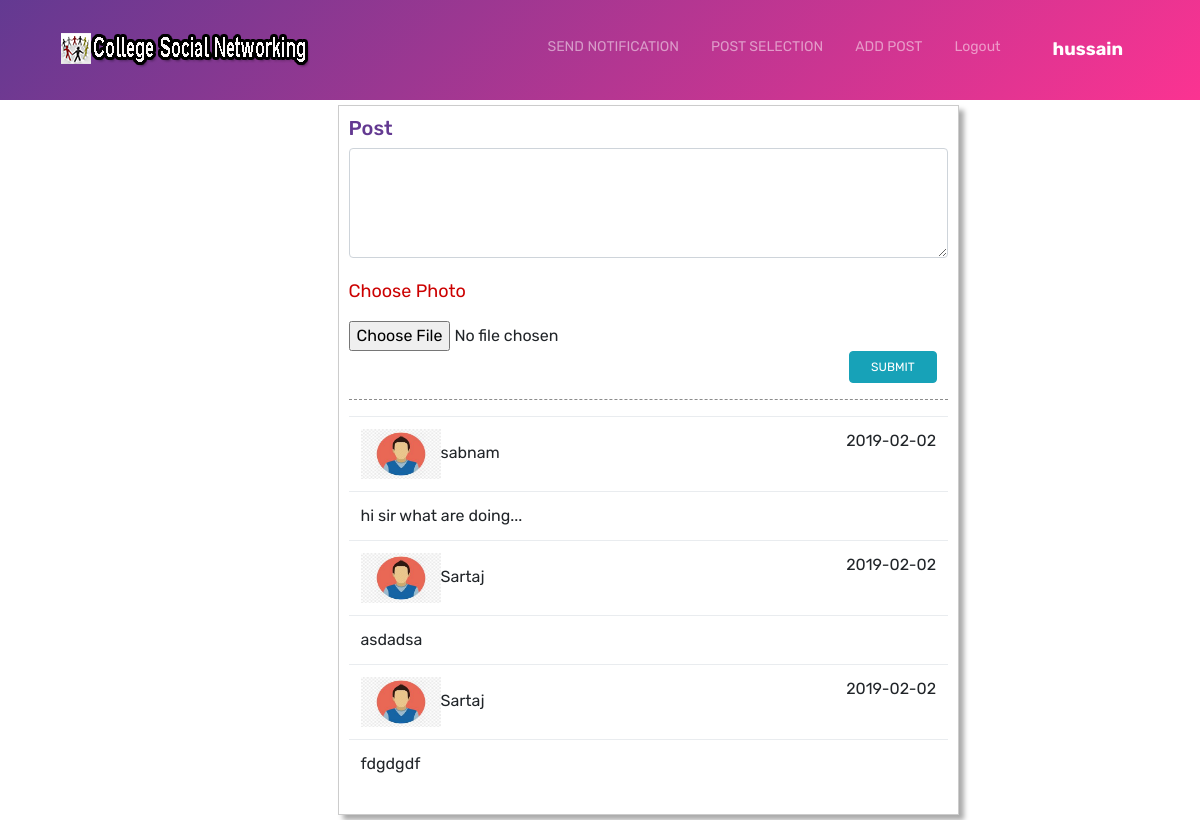
Screenshot of /satff/staff-post.php (signed in) with the database file from the repository.
### tables this page shows
CREATE TABLE IF NOT EXISTS `staff_post` (
  `id` int(10) NOT NULL AUTO_INCREMENT,
  `post` varchar(500) NOT NULL,
  `image` varchar(100) NOT NULL,
  `username` varchar(100) NOT NULL,
  `date_time` date NOT NULL,
  PRIMARY KEY (`id`)
);

### satff/staff-post.php (the view, shortened to what this page needs)
<!doctype html>
<html lang="en">
<head>
<link rel="stylesheet" href="css/bootstrap.min.css">
<link rel="stylesheet" href="css/themify-icons.css">
<link rel="stylesheet" href="css/owl.carousel.min.css">
<link href="css/style.css" rel="stylesheet">
</head>
<body data-spy="scroll" data-target="#navbar" data-offset="30">
<div class="nav-menu fixed-top">
  <div class="container">
    <div class="row">
      <div class="col-md-12">
        <?php include('menu.php');?>
      </div>
    </div>
  </div>
</div>
<header class="bg-gradient" id="home"></header>
<div class="container-fluid">
<div class="container">
<div class="box"></div>
<div class="box1">
<h4>Post</h4>
<form  action="" method="post" enctype="multipart/form-data">
<textarea class="form-control" name="post" cols="30" rows="4"></textarea>
<p style="padding-top:20px; font-size:18px; color:#C00">Choose Photo</p>
<input type="file" name="image">
<input type="submit" name="submit" class="btn btn-info" style="margin-left:500px;">
</form>
<hr class="hr">
<table class="table">
                <thead style="background:#000; color:#FFF; font-size:12px; font-weight:bold;">
                <tbody>
                  <?php
			$query = "select * from staff_post order by id DESC";
			$query_run = mysql_query($query);
			while($data = mysql_fetch_array($query_run))
			{
							    echo "<tr class='odd_row'>";
								echo "<td><img src='../images/images.jpg' width='80px' height='50px'>".$data['username']."</td>";
								echo "<td class='text-right'>".$data['date_time']."</td>";
								echo "</tr>";
							    echo "<tr class='odd_row'>";
								echo "<td colspan='2'>".$data['post']."</td>";
								echo "</tr>";
					}
				?>
                </tbody>
              </table>
</div>
</div>
</div>
</body>
</html>

### satff/css/style.css (style rules this page uses)
body { font-family: 'Rubik', sans-serif; position: relative; }
h4 { font-size: 20px; font-weight: 500; color: #633991; }
p { color: #959094; }
.btn { font-size: 12px; font-weight: 400; text-transform: uppercase; padding: 0.375rem 1.35rem; transition: all 0.3s ease; }
.nav-menu { padding: 1rem 0; transition: all 0.3s ease; }
header { padding: 100px 0 0; text-align: center; color: #FFF; }
.bg-gradient { background-image: -moz-linear-gradient( 135deg, rgba(60, 8, 118, 0.8) 0%, rgba(250, 0, 118, 0.8) 100%); background-image: -webkit-linear-gradient( 135deg, rgba(60, 8, 118, 0.8) 0%, rgba(250, 0, 118, 0.8) 100%); background-image: -ms-linear-gradient( 135deg, rgba(60, 8, 118, 0.8) 0%, rgba(250, 0, 118, 0.8) 100%); background-image: linear-gradient( 135deg, rgba(60, 8, 118, 0.8) 0%, rgba(250, 0, 118, 0.8) 100%); }

### satff/staff-post.php (style rules this page uses)
.box { width:25%; float:left; margin:5px; padding:10px; }
.box1 { width:56%; float:left; margin:5px; padding:10px; border:1px solid #CCCCCC; box-shadow: 5px 5px 5px #aaaaaa; }
.hr { border: 0; background-color: #fff; border-top: 1px dashed #8c8c8c; }

### rows the page displays
staff_post: username "sabnam", date_time "2019-02-02", post "hi sir what are doing..."
staff_post: username "Sartaj", date_time "2019-02-02", post "asdadsa"
staff_post: username "Sartaj", date_time "2019-02-02", post "fdgdgdf"

### other values shown
$_SESSION['username'] "hussain"
